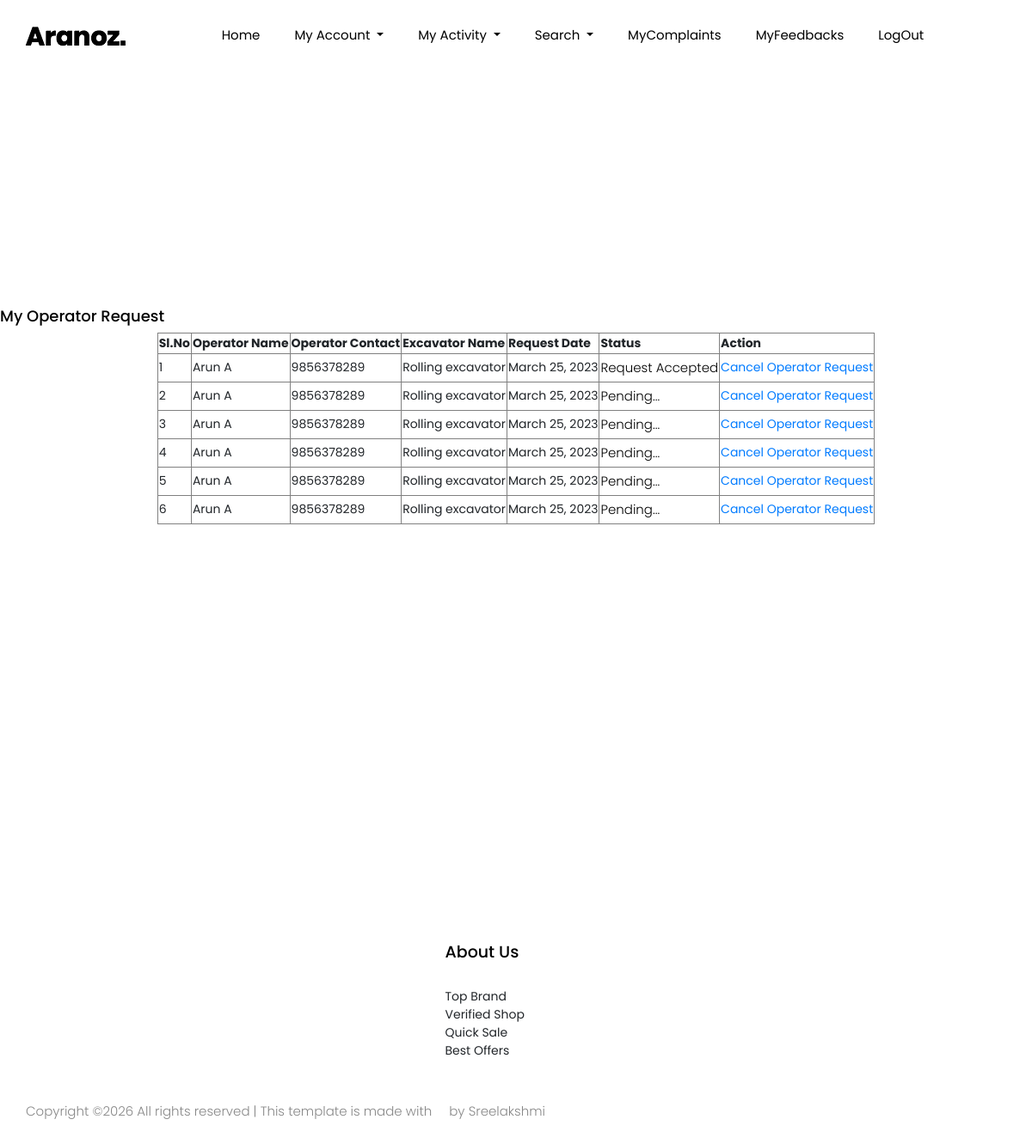
Page /user/myopreq/ (signed in) on the committed database.
### Shops/models.py (models this page shows, shortened)
class AssignOperator(models.Model):
    operator=models.ForeignKey(Operator,on_delete=models.CASCADE)
    request=models.ForeignKey("Users.Requestoperator",on_delete=models.CASCADE)
    assign_vsts=models.IntegerField(default=0)

class Operator(models.Model):
    name=models.CharField(max_length=50)
    email=models.CharField(max_length=50)
    password=models.CharField(max_length=50)
    contact=models.CharField(max_length=50)
    address=models.CharField(max_length=50)
    place=models.ForeignKey(Place,on_delete=models.CASCADE)
    photo=models.FileField(upload_to='Operatorphoto/')
    proof=models.FileField(upload_to='Operatorproof/')
    shop=models.ForeignKey(Shop,on_delete=models.CASCADE)

class Excavator(models.Model):
    name=models.CharField(max_length=50)
    subcategory=models.ForeignKey(Subcategory,on_delete=models.CASCADE)
    brandtype=models.ForeignKey(Brandtype,on_delete=models.SET_NULL,null=True)
    details=models.CharField(max_length=100)
    price=models.CharField(max_length=50,null=True)
    shoptype=models.ForeignKey(Shoptype,on_delete=models.CASCADE)
    image=models.FileField(upload_to='Excavatorsphoto/')
    shop=models.ForeignKey(Shop,on_delete=models.CASCADE)

### Users/models.py (models this page shows)
class Requestoperator(models.Model):
    request=models.CharField(max_length=50)
    request_date=models.DateField(auto_now=True)
    request_vsts=models.IntegerField(default=0)
    user=models.ForeignKey(User,on_delete=models.CASCADE)
    shop=models.ForeignKey(Shop,on_delete=models.CASCADE)
    rent=models.ForeignKey(Renting,on_delete=models.CASCADE)

class Renting(models.Model):
    quantity=models.CharField(max_length=10)
    from_date=models.DateField()
    days=models.CharField(max_length=10)
    amount=models.CharField(max_length=50)
    excavator=models.ForeignKey(Excavator,on_delete=models.CASCADE)
    user=models.ForeignKey(User,on_delete=models.CASCADE)
    renting_date=models.DateField(auto_now=True)
    rent_vsts=models.IntegerField(default=0)

### Users/views.py (the view)
# urls.py: path('myopreq/',views.myoperatorreq,name="myopreq"),
def myoperatorreq(request):
    userdata=User.objects.get(id=request.session["uid"])
    data=AssignOperator.objects.filter(request__user=userdata)
    return render(request,"Users/MyOperatorRequest.html",{'data':data})

### Users/Templates/Users/MyOperatorRequest.html (shortened to what this page needs)
{% extends 'Users/Head.html'%}
{% load static %}
{% block content %}
<!DOCTYPE html>
<html lang="en">
<head>
</head>
<body>
    <h4>My Operator Request</h4>
    <table border="1" align="center">
        <tr>
            <th>Sl.No</th>
            <th>Operator Name</th>
            <th>Operator Contact</th>
            <th>Excavator Name</th>
            <th>Request Date</th>
            <th>Status</th>
            <th>Action</th>
        </tr>
        {% for i in data %}
        <tr>
            <td>{{forloop.counter}}</td>
            <td>{{i.operator.name}}</td>
            <td>{{i.operator.contact}}</td>
            <td>{{i.request.rent.excavator.name}}</td>
            <td>{{i.request.request_date}}</td>
            <td>
                {% if i.assign_vsts == 1 %}
                <p>Request Accepted</p>
                {% elif i.assign_vsts == 2 %}
                <p>Request Rejected</p>
                {% else %}
                <p>Pending...</p>
                {% endif %}
            </td>
            <td><a href="{% url 'webuser:cancelrequest' i.id %}">Cancel Operator Request</a></td>
        </tr>
            {% endfor %}
        </table>
        </body>
        </html>
        {% endblock content %}

### rows in the picture
AssignOperator: operator.name "Arun A", operator.contact "9856378289", request.rent.excavator.name "Rolling excavator", request.request_date "March 25, 2023", assign_vsts "Request Accepted"
AssignOperator: operator.name "Arun A", operator.contact "9856378289", request.rent.excavator.name "Rolling excavator", request.request_date "March 25, 2023", assign_vsts "Pending..."
AssignOperator: operator.name "Arun A", operator.contact "9856378289", request.rent.excavator.name "Rolling excavator", request.request_date "March 25, 2023", assign_vsts "Pending..."
AssignOperator: operator.name "Arun A", operator.contact "9856378289", request.rent.excavator.name "Rolling excavator", request.request_date "March 25, 2023", assign_vsts "Pending..."
AssignOperator: operator.name "Arun A", operator.contact "9856378289", request.rent.excavator.name "Rolling excavator", request.request_date "March 25, 2023", assign_vsts "Pending..."
AssignOperator: operator.name "Arun A", operator.contact "9856378289", request.rent.excavator.name "Rolling excavator", request.request_date "March 25, 2023", assign_vsts "Pending..."
